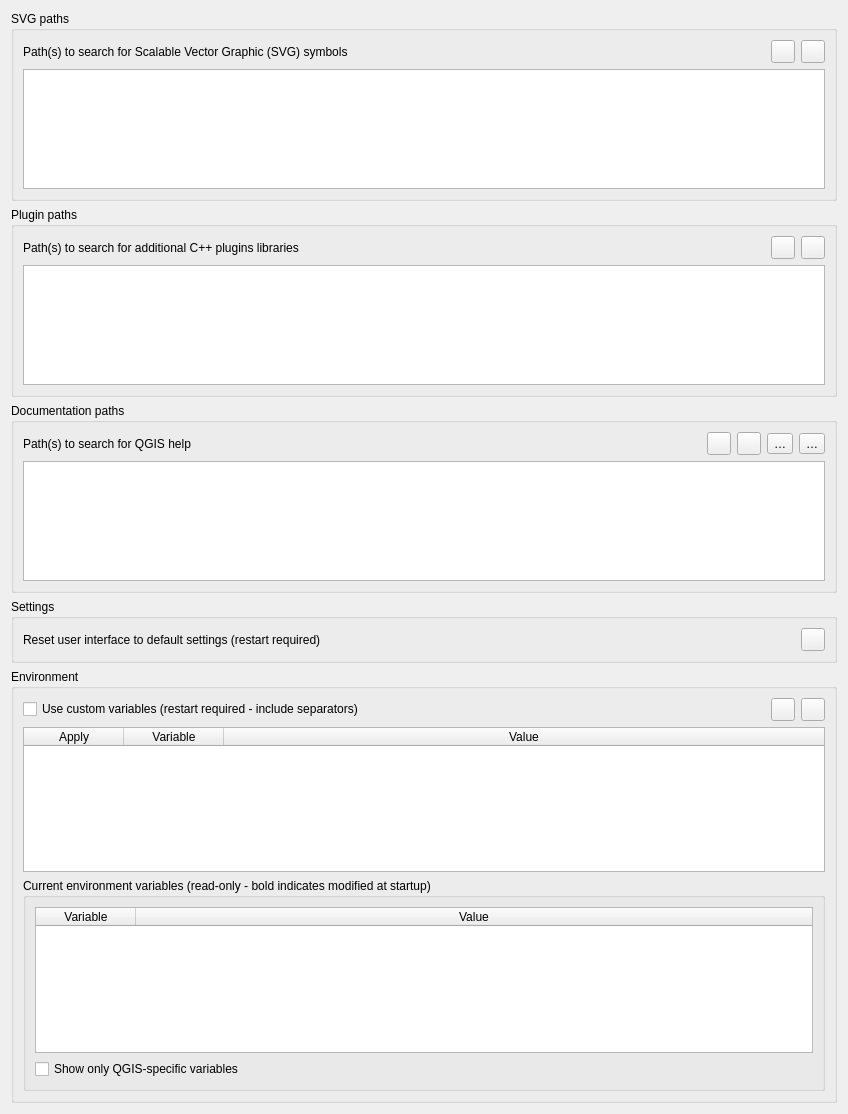
             <widget class="QWidget" name="mOptionsScrollAreaContents_03">
              <property name="geometry">
               <rect>
                <x>0</x>
                <y>0</y>
                <width>848</width>
                <height>1114</height>
               </rect>
              </property>
              <layout class="QVBoxLayout" name="verticalLayout_22">
               <item>
                <widget class="QgsCollapsibleGroupBox" name="groupBox_2">
                 <property name="title">
                  <string>SVG paths</string>
                 </property>
                 <layout class="QGridLayout" name="_6">
                  <item row="0" column="0">
                   <widget class="QLabel" name="mSVGLabel">
                    <property name="text">
                     <string>Path(s) to search for Scalable Vector Graphic (SVG) symbols</string>
                    </property>
                   </widget>
                  </item>
                  <item row="0" column="1">
                   <spacer>
                    <property name="orientation">
                     <enum>Qt::Horizontal</enum>
                    </property>
                    <property name="sizeHint" stdset="0">
                     <size>
                      <width>31</width>
                      <height>20</height>
                     </size>
                    </property>
                   </spacer>
                  </item>
                  <item row="0" column="2">
                   <widget class="QToolButton" name="mBtnAddSVGPath">
                    <property name="toolTip">
                     <string>Add new path</string>
                    </property>
                    <property name="text">
                     <string/>
                    </property>
                    <property name="icon">
                     <iconset resource="../../images/images.qrc">
                      <normaloff>:/images/themes/default/symbologyAdd.svg</normaloff>:/images/themes/default/symbologyAdd.svg</iconset>
                    </property>
                   </widget>
                  </item>
                  <item row="0" column="3">
                   <widget class="QToolButton" name="mBtnRemoveSVGPath">
                    <property name="toolTip">
                     <string>Remove path</string>
                    </property>
                    <property name="text">
                     <string/>
                    </property>
                    <property name="icon">
                     <iconset resource="../../images/images.qrc">
                      <normaloff>:/images/themes/default/symbologyRemove.svg</normaloff>:/images/themes/default/symbologyRemove.svg</iconset>
                    </property>
                   </widget>
                  </item>
                  <item row="1" column="0" colspan="4">
                   <widget class="QListWidget" name="mListSVGPaths">
                    <property name="minimumSize">
                     <size>
                      <width>0</width>
                      <height>120</height>
                     </size>
                    </property>
                   </widget>
                  </item>
                 </layout>
                </widget>
               </item>
               <item>
                <widget class="QgsCollapsibleGroupBox" name="groupBox_4">
                 <property name="title">
                  <string>Plugin paths</string>
                 </property>
                 <layout class="QGridLayout" name="_3">
                  <item row="0" column="0">
                   <widget class="QLabel" name="mSVGLabel_2">
                    <property name="text">
                     <string>Path(s) to search for additional C++ plugins libraries</string>
                    </property>
                   </widget>
                  </item>
                  <item row="0" column="1">
                   <spacer>
                    <property name="orientation">
                     <enum>Qt::Horizontal</enum>
                    </property>
                    <property name="sizeHint" stdset="0">
                     <size>
                      <width>31</width>
                      <height>20</height>
                     </size>
                    </property>
                   </spacer>
                  </item>
                  <item row="0" column="2">
                   <widget class="QToolButton" name="mBtnAddPluginPath">
                    <property name="toolTip">
                     <string>Add new path</string>
                    </property>
                    <property name="text">
                     <string/>
                    </property>
                    <property name="icon">
                     <iconset resource="../../images/images.qrc">
                      <normaloff>:/images/themes/default/symbologyAdd.svg</normaloff>:/images/themes/default/symbologyAdd.svg</iconset>
                    </property>
                   </widget>
                  </item>
                  <item row="0" column="3">
                   <widget class="QToolButton" name="mBtnRemovePluginPath">
                    <property name="toolTip">
                     <string>Remove path</string>
                    </property>
                    <property name="text">
                     <string/>
                    </property>
                    <property name="icon">
                     <iconset resource="../../images/images.qrc">
                      <normaloff>:/images/themes/default/symbologyRemove.svg</normaloff>:/images/themes/default/symbologyRemove.svg</iconset>
                    </property>
                   </widget>
                  </item>
                  <item row="1" column="0" colspan="4">
                   <widget class="QListWidget" name="mListPluginPaths">
                    <property name="minimumSize">
                     <size>
                      <width>0</width>
                      <height>120</height>
                     </size>
                    </property>
                   </widget>
                  </item>
                 </layout>
                </widget>
               </item>
               <item>
                <widget class="QgsCollapsibleGroupBox" name="groupBox_29">
                 <property name="title">
                  <string>Documentation paths</string>
                 </property>
                 <layout class="QGridLayout" name="_4">
                  <item row="0" column="5">
                   <widget class="QToolButton" name="mBtnMoveHelpDown">
                    <property name="text">
                     <string>…</string>
                    </property>
                    <property name="icon">
                     <iconset resource="../../images/images.qrc">
                      <normaloff>:/images/themes/default/mActionArrowDown.svg</normaloff>:/images/themes/default/mActionArrowDown.svg</iconset>
                    </property>
                   </widget>
                  </item>
                  <item row="0" column="0">
                   <widget class="QLabel" name="mSVGLabel_5">
                    <property name="text">
                     <string>Path(s) to search for QGIS help</string>
                    </property>
                   </widget>
                  </item>
                  <item row="0" column="1">
                   <spacer>
                    <property name="orientation">
                     <enum>Qt::Horizontal</enum>
                    </property>
                    <property name="sizeHint" stdset="0">
                     <size>
                      <width>31</width>
                      <height>20</height>
                     </size>
                    </property>
                   </spacer>
                  </item>
                  <item row="0" column="2">
                   <widget class="QToolButton" name="mBtnAddHelpPath">
                    <property name="toolTip">
                     <string>Add new path</string>
                    </property>
                    <property name="text">
                     <string/>
                    </property>
                    <property name="icon">
                     <iconset resource="../../images/images.qrc">
                      <normaloff>:/images/themes/default/symbologyAdd.svg</normaloff>:/images/themes/default/symbologyAdd.svg</iconset>
                    </property>
                   </widget>
                  </item>
                  <item row="0" column="3">
                   <widget class="QToolButton" name="mBtnRemoveHelpPath">
                    <property name="toolTip">
                     <string>Remove path</string>
                    </property>
                    <property name="text">
                     <string/>
                    </property>
                    <property name="icon">
                     <iconset resource="../../images/images.qrc">
                      <normaloff>:/images/themes/default/symbologyRemove.svg</normaloff>:/images/themes/default/symbologyRemove.svg</iconset>
                    </property>
                   </widget>
                  </item>
                  <item row="1" column="0" colspan="6">
                   <widget class="QTreeWidget" name="mHelpPathTreeWidget">
                    <property name="minimumSize">
                     <size>
                      <width>0</width>
                      <height>120</height>
                     </size>
                    </property>
                    <attribute name="headerVisible">
                     <bool>false</bool>
                    </attribute>
                    <column>
                     <property name="text">
                      <string notr="true">1</string>
                     </property>
                    </column>
                   </widget>
                  </item>
                  <item row="0" column="4">
                   <widget class="QToolButton" name="mBtnMoveHelpUp">
                    <property name="text">
                     <string>…</string>
                    </property>
                    <property name="icon">
                     <iconset resource="../../images/images.qrc">
                      <normaloff>:/images/themes/default/mActionArrowUp.svg</normaloff>:/images/themes/default/mActionArrowUp.svg</iconset>
                    </property>
                   </widget>
                  </item>
                 </layout>
                </widget>
               </item>
               <item>
                <widget class="QgsCollapsibleGroupBox" name="mQSettingsGrpBx">
                 <property name="title">
                  <string>Settings</string>
                 </property>
                 <layout class="QGridLayout" name="gridLayout_13">
                  <item row="0" column="1">
                   <spacer name="horizontalSpacer_42">
                    <property name="orientation">
                     <enum>Qt::Horizontal</enum>
                    </property>
                    <property name="sizeHint" stdset="0">
                     <size>
                      <width>40</width>
                      <height>20</height>
                     </size>
                    </property>
                   </spacer>
                  </item>
                  <item row="0" column="2">
                   <widget class="QToolButton" name="mRestoreDefaultWindowStateBtn">
                    <property name="toolTip">
                     <string>Reset</string>
                    </property>
                    <property name="text">
                     <string/>
                    </property>
                    <property name="icon">
                     <iconset resource="../../images/images.qrc">
                      <normaloff>:/images/themes/default/mActionUndo.svg</normaloff>:/images/themes/default/mActionUndo.svg</iconset>
                    </property>
                   </widget>
                  </item>
                  <item row="0" column="0">
                   <widget class="QLabel" name="mRestoreDefaultWindowStateLbl">
                    <property name="text">
                     <string>Reset user interface to default settings (restart required)</string>
                    </property>
                   </widget>
                  </item>
                 </layout>
                </widget>
               </item>
               <item>
                <widget class="QgsCollapsibleGroupBox" name="mEnvironmentGrpBx">
                 <property name="minimumSize">
                  <size>
                   <width>0</width>
                   <height>0</height>
                  </size>
                 </property>
                 <property name="title">
                  <string>Environment</string>
                 </property>
                 <layout class="QGridLayout" name="gridLayout_32">
                  <item row="1" column="3">
                   <widget class="QToolButton" name="mRemoveCustomVarBtn">
                    <property name="sizePolicy">
                     <sizepolicy hsizetype="Maximum" vsizetype="Fixed">
                      <horstretch>0</horstretch>
                      <verstretch>0</verstretch>
                     </sizepolicy>
                    </property>
                    <property name="toolTip">
                     <string>Remove variable</string>
                    </property>
                    <property name="text">
                     <string/>
                    </property>
                    <property name="icon">
                     <iconset resource="../../images/images.qrc">
                      <normaloff>:/images/themes/default/symbologyRemove.svg</normaloff>:/images/themes/default/symbologyRemove.svg</iconset>
                    </property>
                   </widget>
                  </item>
                  <item row="1" column="2">
                   <widget class="QToolButton" name="mAddCustomVarBtn">
                    <property name="sizePolicy">
                     <sizepolicy hsizetype="Maximum" vsizetype="Fixed">
                      <horstretch>0</horstretch>
                      <verstretch>0</verstretch>
                     </sizepolicy>
                    </property>
                    <property name="toolTip">
                     <string>Add new variable</string>
                    </property>
                    <property name="text">
                     <string/>
                    </property>
                    <property name="icon">
                     <iconset resource="../../images/images.qrc">
                      <normaloff>:/images/themes/default/symbologyAdd.svg</normaloff>:/images/themes/default/symbologyAdd.svg</iconset>
                    </property>
                   </widget>
                  </item>
                  <item row="4" column="0" colspan="4">
                   <widget class="QgsCollapsibleGroupBox" name="mCurrentVariablesGrpBx">
                    <property name="minimumSize">
                     <size>
                      <width>0</width>
                      <height>0</height>
                     </size>
                    </property>
                    <property name="title">
                     <string>Current environment variables (read-only - bold indicates modified at startup)</string>
                    </property>
                    <property name="collapsed" stdset="0">
                     <bool>false</bool>
                    </property>
                    <property name="saveCollapsedState" stdset="0">
                     <bool>true</bool>
                    </property>
                    <layout class="QVBoxLayout" name="verticalLayout_8">
                     <item>
                      <widget class="QTableWidget" name="mCurrentVariablesTable">
                       <property name="minimumSize">
                        <size>
                         <width>0</width>
                         <height>120</height>
                        </size>
                       </property>
                       <property name="editTriggers">
                        <set>QAbstractItemView::AllEditTriggers</set>
                       </property>
                       <property name="dragEnabled">
                        <bool>true</bool>
                       </property>
                       <property name="dragDropMode">
                        <enum>QAbstractItemView::DragOnly</enum>
                       </property>
                       <property name="selectionMode">
                        <enum>QAbstractItemView::SingleSelection</enum>
                       </property>
                       <property name="sortingEnabled">
                        <bool>true</bool>
                       </property>
                       <property name="wordWrap">
                        <bool>false</bool>
                       </property>
                       <attribute name="horizontalHeaderMinimumSectionSize">
                        <number>100</number>
                       </attribute>
                       <attribute name="horizontalHeaderShowSortIndicator" stdset="0">
                        <bool>true</bool>
                       </attribute>
                       <attribute name="horizontalHeaderStretchLastSection">
                        <bool>true</bool>
                       </attribute>
                       <attribute name="verticalHeaderVisible">
                        <bool>false</bool>
                       </attribute>
                       <column>
                        <property name="text">
                         <string>Variable</string>
                        </property>
                       </column>
                       <column>
                        <property name="text">
                         <string>Value</string>
                        </property>
                       </column>
                      </widget>
                     </item>
                     <item>
                      <widget class="QCheckBox" name="mCurrentVariablesQGISChxBx">
                       <property name="text">
                        <string>Show only QGIS-specific variables</string>
                       </property>
                      </widget>
                     </item>
                    </layout>
                   </widget>
                  </item>
                  <item row="1" column="0">
                   <widget class="QCheckBox" name="mCustomVariablesChkBx">
                    <property name="text">
                     <string>Use custom variables (restart required - include separators)</string>
                    </property>
                   </widget>
                  </item>
                  <item row="1" column="1">
                   <spacer name="horizontalSpacer_14">
                    <property name="orientation">
                     <enum>Qt::Horizontal</enum>
                    </property>
                    <property name="sizeHint" stdset="0">
                     <size>
                      <width>40</width>
                      <height>20</height>
                     </size>
                    </property>
                   </spacer>
                  </item>
                  <item row="3" column="0" colspan="4">
                   <widget class="QTableWidget" name="mCustomVariablesTable">
                    <property name="minimumSize">
                     <size>
                      <width>0</width>
                      <height>120</height>
                     </size>
                    </property>
                    <property name="editTriggers">
                     <set>QAbstractItemView::AllEditTriggers</set>
                    </property>
                    <property name="selectionMode">
                     <enum>QAbstractItemView::SingleSelection</enum>
                    </property>
                    <property name="sortingEnabled">
                     <bool>true</bool>
                    </property>
                    <property name="wordWrap">
                     <bool>false</bool>
                    </property>
                    <property name="cornerButtonEnabled">
                     <bool>false</bool>
                    </property>
                    <attribute name="horizontalHeaderMinimumSectionSize">
                     <number>4</number>
                    </attribute>
                    <attribute name="horizontalHeaderShowSortIndicator" stdset="0">
                     <bool>true</bool>
                    </attribute>
                    <attribute name="horizontalHeaderStretchLastSection">
                     <bool>true</bool>
                    </attribute>
                    <attribute name="verticalHeaderVisible">
                     <bool>false</bool>
                    </attribute>
                    <column>
                     <property name="text">
                      <string>Apply</string>
                     </property>
                    </column>
                    <column>
                     <property name="text">
                      <string>Variable</string>
                     </property>
                    </column>
                    <column>
                     <property name="text">
                      <string>Value</string>
                     </property>
                    </column>
                   </widget>
                  </item>
                 </layout>
                </widget>
               </item>
               <item>
                <spacer name="verticalSpacer_11">
                 <property name="orientation">
                  <enum>Qt::Vertical</enum>
                 </property>
                 <property name="sizeHint" stdset="0">
                  <size>
                   <width>20</width>
                   <height>40</height>
                  </size>
                 </property>
                </spacer>
               </item>
              </layout>
             </widget>
